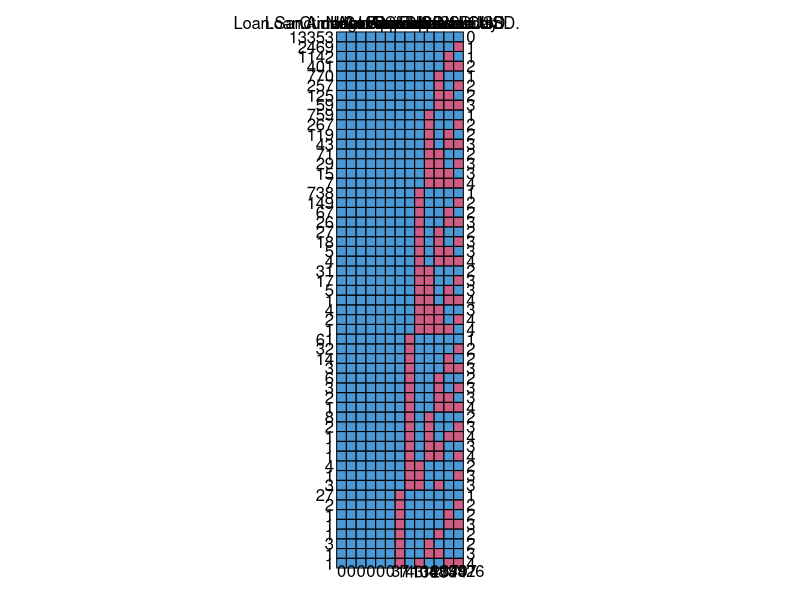

Reproduce this figure in R. (Note: this script raises an error after producing the figure.)
#Libraries Import
library(mice) #Used to generate missing values matrix
library(ggplot2)

# I. Data Review ===========================================================

#Loading the data
loan_data <- read.csv('credit_amount.csv')
View(loan_data)

# Summary
str(loan_data)
summary(loan_data)

# Missing values
colSums(is.na(loan_data))

# Duplicates
duplicates <- loan_data[duplicated(loan_data), ]
print(duplicates)

#NA Values
count_total <- nrow(loan_data)
count_na <- sum(is.na(loan_data))
pct_na <- count_na / count_total
print(count_total)
print(count_na)
print(pct_na)

#Missing Values Matrix

md.pattern(loan_data)

#Na Values per columns------------------------------------------------------
#PERC
na_percentage <- colSums(is.na(loan_data_f4)) / nrow(loan_data_f4) * 100

na_summary <- data.frame(
  Column = names(na_percentage),
  NA_Percentage = na_percentage
)

print(na_summary)

#NUM
na_percentage <- colSums(is.na(loan_data))

na_summary <- data.frame(
  Column = names(na_percentage),
  NA_num = na_percentage
)

print(na_summary)
#------------------------------------------------------

# Print the data type of each column
column_types <- sapply(loan_data, class)
print(column_types)
  

#------------------------------------------------------
# Count columns with continuous variables

num_continuous <- sum(sapply(loan_data, function(x) is.numeric(x) && length(unique(x)) > 20))

# Count columns with categorical variables

num_categorical <- sum(sapply(loan_data, function(x) is.factor(x) || is.character(x) || (is.numeric(x) && length(unique(x)) <= 20)))

cat("Number of Continuous Columns:", num_continuous, "\n")
cat("Number of Categorical Columns:", num_categorical, "\n")
#------------------------------------------------------

#Unique Values, Categorical Vars------------------------------------------------------

# columns with categorical variables

categorical_columns <- loan_data[, sapply(loan_data, function(x) is.factor(x) || is.character(x) || (is.numeric(x) && length(unique(x)) < 20))]

# Get unique values for these columns
unique_values <- lapply(categorical_columns, function(x) list(unique_values = unique(x)))
names(unique_values) <- names(categorical_columns)

# Print
for (col in names(unique_values)) {
  cat("\nColumn:", col, "\n")
  print(unique_values[[col]])
}

#Column Labels, Continuous Vars------------------------------------------------------

# Get names of continuous columns (numeric with > 20 unique values)

continuous_columns_labels <- names(loan_data)[sapply(loan_data, function(x) is.numeric(x) && length(unique(x)) > 20)]
print(continuous_columns_labels)

# II. N/A Replacement/Removal ===========================================================

# # Dependents------------------------------------------------------

loan_data$Dependents[is.na(loan_data$Dependents)] <- 0
unique_dependents <- unique(loan_data$Dependents)
print(unique_dependents)

#No 0 values are present in the original data set for this column
#I assume that this stands for lack of dependents
#Replaced N/A with 0s

# # Current.Loan.Expenses..USD.------------------------------------------------------  

count_zero_records <- sum(loan_data$Current.Loan.Expenses..USD. == 0, na.rm = TRUE)
print(count_zero_records)

loan_data$Current.Loan.Expenses..USD.[(loan_data$Current.Loan.Expenses..USD.) == -999.0 ] <- 0
unique_dependents <- unique(loan_data$Current.Loan.Expenses..USD.)
summary(loan_data$Current.Loan.Expenses..USD.)

#There seems to be no records with value 0 but rather -999.
#I will replace these value with 0, assuming that it stands for no expenses.

# # Active.Credit.Card------------------------------------------------------  

#Checking what is the distribution of Loan Sanction Amount 
#given different values of Active.Credit.Card var

summary(loan_data[loan_data$Has.Active.Credit.Card == "Unpossessed", "Loan.Sanction.Amount..USD."])
summary(loan_data[loan_data$Has.Active.Credit.Card == "Active", "Loan.Sanction.Amount..USD."])
summary(loan_data[loan_data$Has.Active.Credit.Card == "Inactive", "Loan.Sanction.Amount..USD."])
summary(loan_data[is.na(loan_data$Has.Active.Credit.Card), "Loan.Sanction.Amount..USD."])

#The Loan.Sanction.Amount..USD. for NA rows differs significantly in its mean and quartile ranges compared to the other categories (Unpossessed, Active, Inactive).
#This suggests that rows with NA might belong to a unique group with specific characteristics.
#Replacing NAs with "unknown"

loan_data$Has.Active.Credit.Card[is.na(loan_data$Has.Active.Credit.Card)] <- "Unknown"

# # Income.Stability------------------------------------------------------  

summary(loan_data[loan_data$Income.Stability  == "Low", "Loan.Sanction.Amount..USD."])
summary(loan_data[loan_data$Income.Stability  == "High", "Loan.Sanction.Amount..USD."])
summary(loan_data[is.na(loan_data$Income.Stability ), "Loan.Sanction.Amount..USD."])


#Mean Values do not differ significantly
#Removing the NA values

loan_data <- loan_data[!is.na(loan_data$Income.Stability), ]

# # Gender------------------------------------------------------  
summary(loan_data[loan_data$Gender  == "M", "Loan.Sanction.Amount..USD."])
summary(loan_data[loan_data$Gender  == "F", "Loan.Sanction.Amount..USD."])
summary(loan_data[is.na(loan_data$Gender ), "Loan.Sanction.Amount..USD."])


#Due to the small number of NA observations (35) together with the 
#lack of significant differences between the means, NAs will be deleted.


loan_data <- loan_data[!is.na(loan_data$Gender), ]

# # Co.Applicant------------------------------------------------------  
summary(loan_data[loan_data$Co.Applicant  == 1 , "Loan.Sanction.Amount..USD."])
summary(loan_data[loan_data$Co.Applicant  == 0 , "Loan.Sanction.Amount..USD."])
summary(loan_data[loan_data$Co.Applicant  == -999, "Loan.Sanction.Amount..USD."])

#No significant differences between the means

#Removing rows with -999
loan_data <- loan_data[loan_data$Co.Applicant != -999, ]


#Missing Values Matrix-------------------
md.pattern(loan_data)

# III. Extreme Values ===========================================================

# # Income..USD.--------------------------
q1 <- quantile(loan_data$Income..USD., 0.25, na.rm = TRUE)
q3 <- quantile(loan_data$Income..USD., 0.75, na.rm = TRUE)
iqr <- q3 - q1

lower_bound <- q1 - 1.5 * iqr
upper_bound <- q3 + 1.5 * iqr

loan_data_f1 <- loan_data[!is.na(loan_data$Income..USD.) &
                            loan_data$Income..USD. >= lower_bound &
                            loan_data$Income..USD. <= upper_bound, ]
# # Credit.Score--------------------------
q1 <- quantile(loan_data_f1$Credit.Score, 0.25, na.rm = TRUE)
q3 <- quantile(loan_data_f1$Credit.Score, 0.75, na.rm = TRUE)
iqr <- q3 - q1

lower_bound <- q1 - 1.5 * iqr
upper_bound <- q3 + 1.5 * iqr

cat("Lower Bound:", lower_bound, "\n")
cat("Upper Bound:", upper_bound, "\n")

loan_data_f2 <- loan_data_f1[!is.na(loan_data_f1$Credit.Score) &
                               loan_data_f1$Credit.Score >= lower_bound &
                               loan_data_f1$Credit.Score <= upper_bound, ]
# # Current.Loan.Expenses..USD.--------------------------
q1 <- quantile(loan_data_f2$Current.Loan.Expenses..USD., 0.25, na.rm = TRUE)
q3 <- quantile(loan_data_f2$Current.Loan.Expenses..USD., 0.75, na.rm = TRUE)
iqr <- q3 - q1

lower_bound <- q1 - 1.5 * iqr
upper_bound <- q3 + 1.5 * iqr

cat("Lower Bound:", lower_bound, "\n")
cat("Upper Bound:", upper_bound, "\n")

loan_data_f3 <- loan_data_f2[!is.na(loan_data_f2$Current.Loan.Expenses..USD.) &
                               loan_data_f2$Current.Loan.Expenses..USD. >= lower_bound &
                               loan_data_f2$Current.Loan.Expenses..USD. <= upper_bound, ]
# # Loan.Amount.Request..USD.--------------------------
q1 <- quantile(loan_data_f3$Loan.Amount.Request..USD., 0.25, na.rm = TRUE)
q3 <- quantile(loan_data_f3$Loan.Amount.Request..USD., 0.75, na.rm = TRUE)
iqr <- q3 - q1

lower_bound <- q1 - 1.5 * iqr
upper_bound <- q3 + 1.5 * iqr

cat("Lower Bound:", lower_bound, "\n")
cat("Upper Bound:", upper_bound, "\n")

loan_data_f4 <- loan_data_f3[!is.na(loan_data_f3$Loan.Amount.Request..USD.) &
                               loan_data_f3$Loan.Amount.Request..USD. >= lower_bound &
                               loan_data_f3$Loan.Amount.Request..USD. <= upper_bound, ]


#Nrows------------------------------------------------------
cat("Original rows:", nrow(loan_data), "\n")
cat("Filtered rows 1:", nrow(loan_data_f1), "\n")
cat("Filtered rows 2:", nrow(loan_data_f2), "\n")
cat("Filtered rows 3:", nrow(loan_data_f3), "\n")
cat("Filtered rows 4:", nrow(loan_data_f4), "\n")

#Boxplots---------------------------
ggplot(loan_data_f4, aes(x=1,y=Loan.Amount.Request..USD.))+
  geom_boxplot()+
  theme_light()

ggplot(loan_data_f4, aes(x=1,y=Current.Loan.Expenses..USD.))+
  geom_boxplot()+
  theme_light()

ggplot(loan_data_f4, aes(x=1,y=Credit.Score))+
  geom_boxplot()+
  theme_light()

ggplot(loan_data_f4, aes(x=1,y=Income..USD.))+
  geom_boxplot()+
  theme_light()

#Histograms---------------------------
#replace loan data version(f1,f2,f3,f4) to alternate between results

ggplot(loan_data_f4, aes(Income..USD.))+
  geom_histogram(bins=20,aes(y=..density..))

ggplot(loan_data_f4, aes(Credit.Score))+
  geom_histogram(bins=20,aes(y=..density..))

ggplot(loan_data_f4, aes(Current.Loan.Expenses..USD.))+
  geom_histogram(bins=20,aes(y=..density..))

ggplot(loan_data_f4, aes(Loan.Amount.Request..USD.))+
  geom_histogram(bins=20,aes(y=..density..))


# Correlation matrix ==============================================================
library(reshape2)

# Load necessary libraries
library(ggplot2)
library(reshape2)

# Select only the specified numeric variables
selected_vars <- loan_data_f4[, c("Loan.Sanction.Amount..USD.", 
                                  "Income..USD.", 
                                  "Loan.Amount.Request..USD.", 
                                  "Current.Loan.Expenses..USD.", 
                                  "Credit.Score")]

# Compute the correlation matrix
correlation_matrix <- cor(selected_vars, use = "complete.obs")

# Melt the correlation matrix for ggplot
melted_corr_matrix <- melt(correlation_matrix)

# Create the heatmap with labels
ggplot(data = melted_corr_matrix, aes(x = Var1, y = Var2, fill = value)) +
  geom_tile(color = "white") +
  scale_fill_gradient2(low = "blue", high = "red", mid = "white", 
                       midpoint = 0, limit = c(-1, 1), space = "Lab", 
                       name = "Correlation") +
  geom_text(aes(label = round(value, 2)), color = "black", size = 4) +
  theme_minimal() +
  theme(axis.text.x = element_text(angle = 45, vjust = 1, hjust = 1)) +
  labs(title = "Correlation Matrix Heatmap with Labels", x = "", y = "")


#--------------------------------------------
loan_data_f4$AgeGroup <- cut(loan_data_f4$Age, 
                          breaks = c(0, 30, 40, 50, 60, 70, Inf), 
                          labels = c("0-30", "30-40", "40-50", "50-60", "60-70", "70+"),
                          include.lowest = TRUE)

ggplot(loan_data_f4, aes(x = AgeGroup, y = Loan.Sanction.Amount..USD.)) +
  geom_boxplot() +
  labs(title = "Loan Sanction Amount by Age Group",
       x = "Age Group",
       y = "Loan Sanction Amount (USD)") +
  theme_minimal()

anova_test <- aov(Loan.Sanction.Amount..USD. ~ AgeGroup, data = loan_data_f4)
summary(anova_test)


tree <- rpart(Loan.Sanction.Amount..USD. ~ Age, 
              data = loan_data_f4, 
              method = "anova", 
              control = rpart.control(cp = 0.0001, minsplit = 20))
print(tree)


correlation <- cor(loan_data_f4$AgeGroup, loan_data_f4$Loan.Sanction.Amount..USD., use = "complete.obs")
cat("Correlation Coefficient:", correlation, "\n")




# III. Exporting to csv ===========================================================

write.csv2(loan_data, "loan_data_preped.csv", row.names = FALSE)





